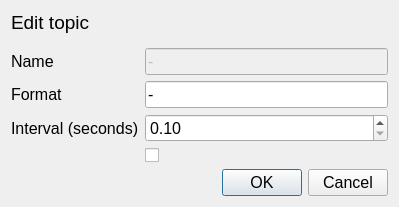
<?xml version="1.0" encoding="UTF-8"?>
<ui version="4.0">
 <class>EditTopicDialog</class>
 <widget class="QDialog" name="EditTopicDialog">
  <property name="geometry">
   <rect>
    <x>0</x>
    <y>0</y>
    <width>399</width>
    <height>207</height>
   </rect>
  </property>
  <property name="font">
   <font>
    <pointsize>12</pointsize>
   </font>
  </property>
  <property name="windowTitle">
   <string>Edit topic</string>
  </property>
  <layout class="QVBoxLayout" name="verticalLayout_2">
   <item>
    <layout class="QVBoxLayout" name="verticalLayout">
     <item alignment="Qt::AlignTop">
      <widget class="QLabel" name="label">
       <property name="font">
        <font>
         <pointsize>14</pointsize>
        </font>
       </property>
       <property name="text">
        <string>Edit topic</string>
       </property>
      </widget>
     </item>
     <item>
      <layout class="QFormLayout" name="formLayout">
       <item row="0" column="0">
        <widget class="QLabel" name="name_lbl">
         <property name="text">
          <string>Name</string>
         </property>
        </widget>
       </item>
       <item row="1" column="0">
        <widget class="QLabel" name="format_lbl">
         <property name="text">
          <string>Format</string>
         </property>
        </widget>
       </item>
       <item row="2" column="0">
        <widget class="QLabel" name="interval_lbl">
         <property name="text">
          <string>Interval (seconds)</string>
         </property>
        </widget>
       </item>
       <item row="2" column="1">
        <widget class="QDoubleSpinBox" name="interval_spin_box">
         <property name="toolTip">
          <string>Interval of incoming data</string>
         </property>
         <property name="minimum">
          <double>0.100000000000000</double>
         </property>
         <property name="maximum">
          <double>60.000000000000000</double>
         </property>
         <property name="singleStep">
          <double>0.500000000000000</double>
         </property>
         <property name="value">
          <double>0.100000000000000</double>
         </property>
        </widget>
       </item>
       <item row="0" column="1">
        <widget class="QLineEdit" name="name_line_edit">
         <property name="enabled">
          <bool>false</bool>
         </property>
         <property name="toolTip">
          <string/>
         </property>
         <property name="text">
          <string>-</string>
         </property>
        </widget>
       </item>
       <item row="1" column="1">
        <widget class="QLineEdit" name="format_line_edit">
         <property name="toolTip">
          <string>Data format - &lt;%randf%&gt; will be replaced with random float value from [0; 1) range, &lt;%randi%&gt; will be replaced with random signed 32 bit integer, &lt;%randu%&gt; will be replaced with random unsigned 32 bit integer</string>
         </property>
         <property name="text">
          <string>-</string>
         </property>
        </widget>
       </item>
       <item row="3" column="1">
        <widget class="QCheckBox" name="manual_check_box">
         <property name="toolTip">
          <string>If checked, the data will be automatically send every &lt;interval&gt; seconds</string>
         </property>
         <property name="text">
          <string/>
         </property>
         <property name="checked">
          <bool>false</bool>
         </property>
        </widget>
       </item>
      </layout>
     </item>
    </layout>
   </item>
   <item>
    <widget class="QDialogButtonBox" name="buttonBox">
     <property name="orientation">
      <enum>Qt::Horizontal</enum>
     </property>
     <property name="standardButtons">
      <set>QDialogButtonBox::Cancel|QDialogButtonBox::Ok</set>
     </property>
    </widget>
   </item>
  </layout>
 </widget>
 <resources/>
 <connections>
  <connection>
   <sender>buttonBox</sender>
   <signal>accepted()</signal>
   <receiver>EditTopicDialog</receiver>
   <slot>accept()</slot>
   <hints>
    <hint type="sourcelabel">
     <x>248</x>
     <y>254</y>
    </hint>
    <hint type="destinationlabel">
     <x>157</x>
     <y>274</y>
    </hint>
   </hints>
  </connection>
  <connection>
   <sender>buttonBox</sender>
   <signal>rejected()</signal>
   <receiver>EditTopicDialog</receiver>
   <slot>reject()</slot>
   <hints>
    <hint type="sourcelabel">
     <x>316</x>
     <y>260</y>
    </hint>
    <hint type="destinationlabel">
     <x>286</x>
     <y>274</y>
    </hint>
   </hints>
  </connection>
 </connections>
</ui>
